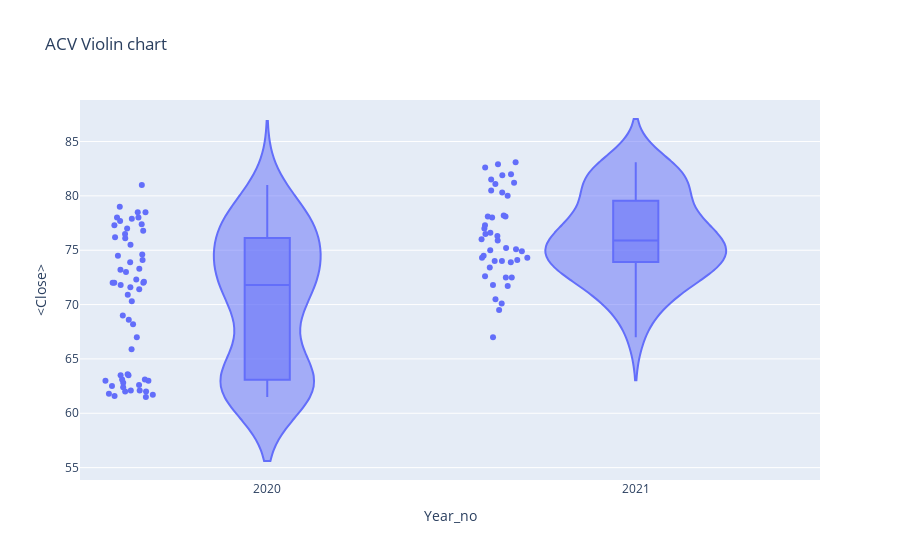

The code cell stored with this chart in its notebook:
### Code cell
#px.violin(df_tips, y="tip", x="smoker", color="sex", box=True, points="all",
#          hover_data=df_tips.columns)

fig = go.Figure()
px.violin(df,x='Year_no',y='<Close>',box =True, points='all',
         hover_data=df.columns, title = 'ACV Violin chart')

### Figure 1 — Plotly figure (JSON) as saved in the notebook; plotly's stock layout.template omitted (floating-point values rounded to 4 significant figures; data arrays with more than 128 entries replaced by an {"elided": "..."} marker saying what was removed)
{"data": [{"alignmentgroup": "True", "box": {"visible": true}, "customdata": {"elided": "100x3 mixed values"}, "hovertemplate": "Year_no=%{x}<br><Close>=%{y}<br>datetime=%{customdata[0]}<br><Volume>=%{customdata[1]}<br>Period=%{customdata[2]}<extra></extra>", "legendgroup": "", "marker": {"color": "#636efa"}, "name": "", "offsetgroup": "", "orientation": "v", "points": "all", "scalegroup": "True", "showlegend": false, "type": "violin", "x": [2021, 2021, 2021, 2021, 2021, 2021, 2021, 2021, 2021, 2021, 2021, 2021, 2021, 2021, 2021, 2021, 2021, 2021, 2021, 2021, 2021, 2021, 2021, 2021, 2021, 2021, 2021, 2021, 2021, 2021, 2021, 2021, 2021, 2021, 2021, 2021, 2021, 2021, 2021, 2021, 2021, 2021, 2021, 2020, 2020, 2020, 2020, 2020, 2020, 2020, 2020, 2020, 2020, 2020, 2020, 2020, 2020, 2020, 2020, 2020, 2020, 2020, 2020, 2020, 2020, 2020, 2020, 2020, 2020, 2020, 2020, 2020, 2020, 2020, 2020, 2020, 2020, 2020, 2020, 2020, 2020, 2020, 2020, 2020, 2020, 2020, 2020, 2020, 2020, 2020, 2020, 2020, 2020, 2020, 2020, 2020, 2020, 2020, 2020, 2020], "x0": " ", "xaxis": "x", "y": [75.2, 75.1, 76.6, 77, 76.5, 75.9, 76, 76.3, 74.3, 74.3, 74, 73.9, 74.1, 72.6, 71.7, 73.4, 72.5, 74.5, 74.9, 74, 71.8, 69.5, 70.5, 70.1, 67, 72.5, 75, 77.3, 78.1, 78.1, 78.2, 78, 80, 80.3, 81.1, 81.9, 82.6, 82.9, 80.5, 81.2, 81.5, 82, 83.1, 81, 77.4, 78, 76.2, 76.8, 75.5, 76.5, 77, 77.7, 78, 77.3, 79, 78.5, 78.5, 77.9, 76.1, 74.6, 73.3, 73, 73.2, 71.4, 72, 71.8, 72.3, 71.6, 70.9, 72, 74.1, 74.5, 73.9, 72.1, 72, 70.3, 68.6, 69, 68.2, 67, 65.9, 63.1, 63, 63, 63.1, 62.8, 62.6, 61.6, 61.7, 62, 63.5, 63.6, 63.5, 62.1, 62, 62.1, 62.5, 62.4, 61.8, 61.5], "y0": " ", "yaxis": "y"}], "layout": {"legend": {"tracegroupgap": 0}, "title": {"text": "ACV Violin chart"}, "violinmode": "group", "xaxis": {"anchor": "y", "domain": [0, 1], "title": {"text": "Year_no"}}, "yaxis": {"anchor": "x", "domain": [0, 1], "title": {"text": "<Close>"}}}}
